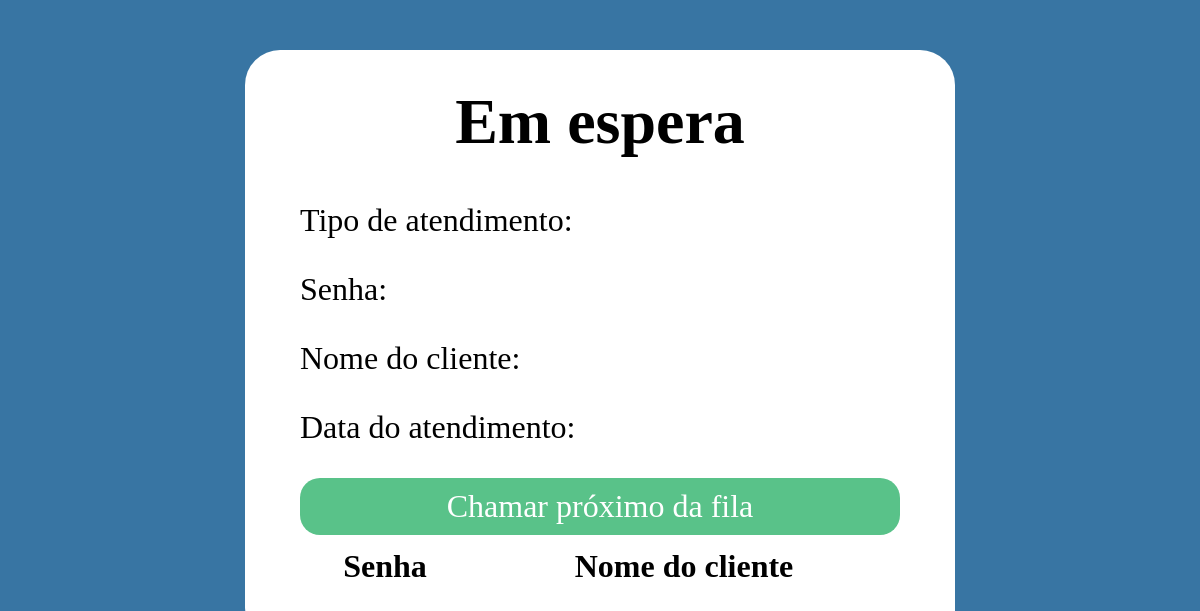
Before: /chamar-proxima-senha/ (signed in) with the older database file.
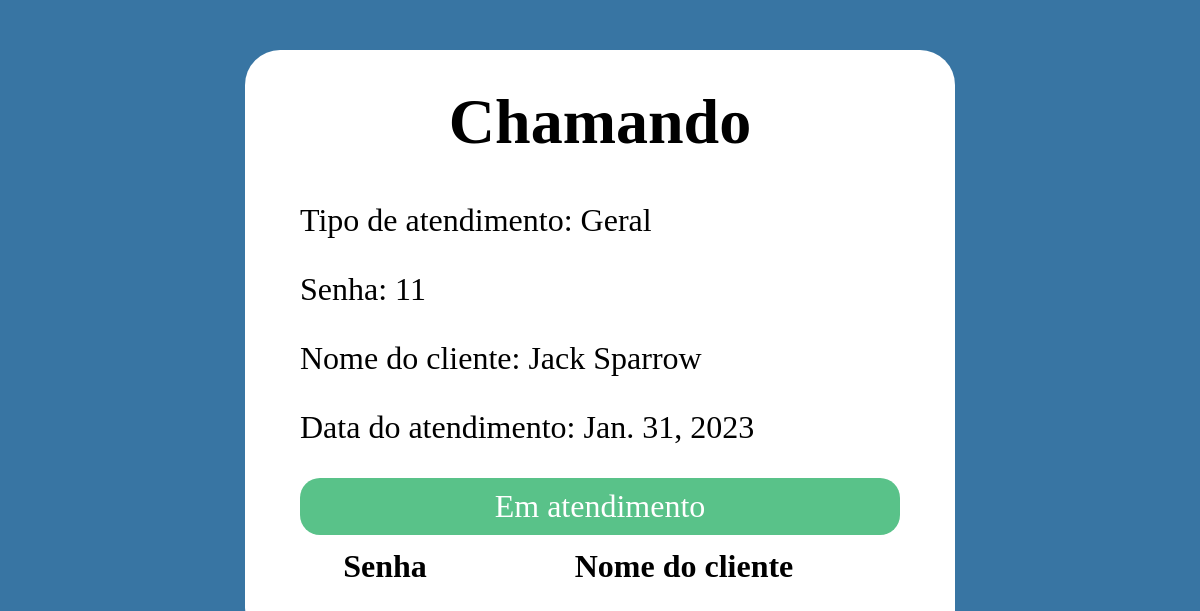
After: the same page with the newer database file.
### atendimento/models.py (models this page shows, shortened)
class Atendimento(models.Model):
    nome_cliente = models.CharField(max_length=255, verbose_name='Digite seu nome')
    data_atendimento = models.DateField(auto_now_add=True)
    status_atendimento = models.CharField(max_length=255, default='fila')
    numero_senha = models.IntegerField()
    atendente = models.ForeignKey(Atendente, on_delete=models.PROTECT, null=True,blank= True)
    tipo_atendimento = models.ForeignKey(TipoAtendimento, on_delete=models.CASCADE)

class TipoAtendimento(models.Model):
    prefixo = models.CharField(max_length=4)
    nome = models.CharField(max_length=100)
    descricao = models.CharField(max_length=255)

### atendimento/views.py (the view)
# urls.py: path('chamar-proxima-senha/', views.chamar_proxima_senha, name='chamar_proxima_senha'),
@login_required
def chamar_proxima_senha(request):
    atendente = Atendente.objects.get(user=request.user)
    try:
        senha_atual = Atendimento.objects.filter(status_atendimento='fila', tipo_atendimento = atendente.tipo_atendimento).order_by('data_atendimento').first()
        if not senha_atual:
            if atendente.tipo_atendimento.nome == 'Preferencial':
                senha_atual = Atendimento.objects.filter(status_atendimento='fila', tipo_atendimento__nome = 'Geral').order_by('data_atendimento').first()
            elif not atendente.tipo_atendimento.nome == "Processos":
                senha_atual = Atendimento.objects.filter(status_atendimento='fila', tipo_atendimento__nome='Preferencial').order_by('data_atendimento').first()
        else: print(senha_atual)
        senha_atual.status_atendimento = 'chamando'
        senha_atual.atendente = atendente
        senha_atual.save()
    except:
        senha_atual=Atendimento.objects.filter(status_atendimento='chamando', atendente=atendente).order_by('data_atendimento').first()
    return render(request, 'proxima_senha.html', {'senha': senha_atual, 'cabine': atendente.cabine})

### atendimento/templates/proxima_senha.html (shortened to what this page needs)
{% extends 'template.html' %}
{% block content %}
  {% if senha %}
  <h1>Chamando</h1>
  {% else %}
  <h1>Em espera</h1>
  {% endif %}
  <p>Tipo de atendimento: {{ senha.tipo_atendimento.nome }}</p>
  <p>Senha: {{ senha.numero_senha }}</p>
  <p>Nome do cliente: {{ senha.nome_cliente }}</p>
  <p>Data do atendimento: {{ senha.data_atendimento }}</p>
  {% if senha %}
  <a href="/em-atendimento/{{senha.id}}/{{prefixo}}">
    Em atendimento
  </a>
  {% else %}
  <a href="/chamar-proxima-senha/{{prefixo}}">
    Chamar próximo da fila
  </a>
  {% endif %}
  <div>
    <table>
      <thead>
        <tr>
          <th>Senha</th>
          <th>Nome do cliente</th>
        </tr>
      </thead>
    </table>
  </div>
{% endblock %}

### atendimento/templates/template.html (shortened to what this page needs)
<!DOCTYPE html>
<html lang="pt-br">
<head>
    <link rel="stylesheet" href="/static/css/style.css">
</head>
<body>
{% block content %}
{% endblock %}
</body>
</html>

### atendimento/static/css/style.css (style rules this page uses)
body { width: 50%; font-size: xx-large; background: #fff; padding: 55px; margin-left: auto; margin-right: auto; margin-top: 50px; margin-bottom: auto; border-radius: 35px 35px 0 35px; }
html { background: #3875a3; }
table { width: 100%; }
a { display: grid; padding: 10px 20px; background: #59c289; color: #fff; justify-content: center; border-radius: 20px; text-decoration: none; margin-bottom: 10px; }
h1 { text-align: center;margin-top: -20px; }

Changed rows visible on the page:
added Atendimento: tipo_atendimento.nome "Geral", numero_senha "11", nome_cliente "Jack Sparrow", data_atendimento "Jan. 31, 2023"
Other visible differences:
text no longer shown: "Em espera Chamar próximo da fila"
text now shown: "Chamando Em atendimento"
